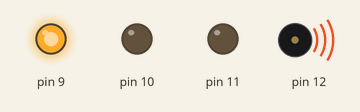
Simulated run of this sketch. Board: Arduino Uno, built with avr-gcc and run on an emulated ATmega328P. Parts: output pins drawn as LEDs (lit = HIGH), buzzer (waves = sounding). At 5.7 s the program stops and its outputs stay as they are.

Above: at 0.83 s.
At 3.27 s:
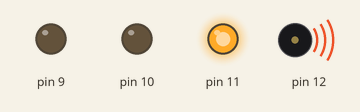
At 4.21 s:
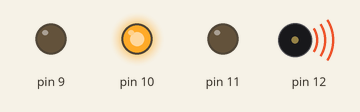
At 5.8 s:
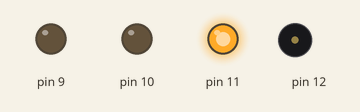
Timing chart, 0 to 7.2 s (numbered marks = the images above):
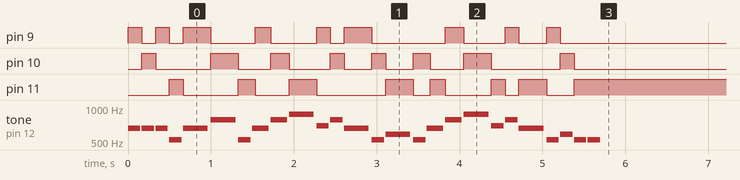

The sketch:

MarioCart_twinklyandbeepy.ino
```cpp
#include <HuemonelabKit.h>

Buzzer beep(12);
RGBLed twinkle(9,10,11);

void setup() {
  // put your setup code here, to run once:
  Serial.begin(9600);
}

void loop() {
  // put your main code here, to run repeatedly:
  double tempo[54] = {8,8,8,8,8,8, 4,4,4,4,4, 8,4,8,4,8/3, 4,4,8,4, 6,6,6,4,8,8, 8,4,8,4,8/3, 8,4,8,4,8/3, 4,4,8,4, 6,6,6,4,8,8, 8,4,8,8,8,8,8,8};
  char notes[54] = {'e','e','R','e','R','c','e', 'g','R','G','R', 'c','R','G','R','E', 'A','B','S','A', 'G','e','g','a','f','g', 'R','e','c','d','B', 'c','R','G','R','E', 'A','B','S','A', 'G','e','g','a','f','g', 'R','e','c','d','c','B','R','c'};

  for(int a=0; a<54; a++){
    if(notes[a]!='R'){
      if(a%3==0){
       twinkle.setColor(255,0,0);
      }else if((a%3)==1){
        twinkle.setColor(0,255,0);
      }else{
        twinkle.setColor(0,0,255);
      }
    }

    double t = 60000*4/180/tempo[a];
    beep.note(notes[a],t);
  }

  exit(0);
}
```

Buzzer.cpp
```cpp
// (licence header left out)
#ifndef HUEMONELAB_STEPPER_MOTOR_CPP
#define HUEMONELAB_STEPPER_MOTOR_CPP

#include "HuemonelabKit.h"

#define NOTE_B0  31
#define NOTE_C1  33
#define NOTE_CS1 35
#define NOTE_D1  37
#define NOTE_DS1 39
#define NOTE_E1  41
#define NOTE_F1  44
#define NOTE_FS1 46
#define NOTE_G1  49
#define NOTE_GS1 52
#define NOTE_A1  55
#define NOTE_AS1 58
#define NOTE_B1  62
#define NOTE_C2  65
#define NOTE_CS2 69
#define NOTE_D2  73
#define NOTE_DS2 78
#define NOTE_E2  82
#define NOTE_F2  87
#define NOTE_FS2 93
#define NOTE_G2  98
#define NOTE_GS2 104
#define NOTE_A2  110
#define NOTE_AS2 117
#define NOTE_B2  123
#define NOTE_C3  131
#define NOTE_CS3 139
#define NOTE_D3  147
#define NOTE_DS3 156
#define NOTE_E3  165
#define NOTE_F3  175
#define NOTE_FS3 185
#define NOTE_G3  196
#define NOTE_GS3 208
#define NOTE_A3  220
#define NOTE_AS3 233
#define NOTE_B3  247
#define NOTE_C4  262
#define NOTE_CS4 277
#define NOTE_D4  294
#define NOTE_DS4 311
#define NOTE_E4  330
#define NOTE_F4  349
#define NOTE_FS4 370
#define NOTE_G4  392
#define NOTE_GS4 415
#define NOTE_A4  440
#define NOTE_AS4 466
#define NOTE_B4  494
#define NOTE_C5  523
#define NOTE_CS5 554
#define NOTE_D5  587
#define NOTE_DS5 622
#define NOTE_E5  659
#define NOTE_F5  698
#define NOTE_FS5 740
#define NOTE_G5  784
#define NOTE_GS5 831
#define NOTE_A5  880
#define NOTE_AS5 932
#define NOTE_B5  988
#define NOTE_C6  1047
#define NOTE_CS6 1109
#define NOTE_D6  1175
#define NOTE_DS6 1245
#define NOTE_E6  1319
#define NOTE_F6  1397
#define NOTE_FS6 1480
#define NOTE_G6  1568
#define NOTE_GS6 1661
#define NOTE_A6  1760
#define NOTE_AS6 1865
#define NOTE_B6  1976
#define NOTE_C7  2093
#define NOTE_CS7 2217
#define NOTE_D7  2349
#define NOTE_DS7 2489
#define NOTE_E7  2637
#define NOTE_F7  2794
#define NOTE_FS7 2960
#define NOTE_G7  3136
#define NOTE_GS7 3322
#define NOTE_A7  3520
#define NOTE_AS7 3729
#define NOTE_B7  3951
#define NOTE_C8  4186
#define NOTE_CS8 4435
#define NOTE_D8  4699
#define NOTE_DS8 4978
#define REST      0

#define SONGS 5

int melody[SONGS][100] = {
  {
    NOTE_E5,3, NOTE_D5,8, NOTE_C5,4, NOTE_D5,4, NOTE_E5,4, NOTE_E5,4, NOTE_E5,2,
    NOTE_D5,4, NOTE_D5,4, NOTE_D5,2, NOTE_E5,4, NOTE_G5,4, NOTE_G5,2,
    NOTE_E5,3, NOTE_D5,8, NOTE_C5,4, NOTE_D5,4, NOTE_E5,4, NOTE_E5,4, NOTE_E5,2,
    NOTE_D5,4, NOTE_D5,4, NOTE_E5,4, NOTE_D5,4, NOTE_C5,1
  },
  {
    // We Wish You a Merry Christmas
    // Score available at https://musescore.com/user/6208766/scores/1497501

    NOTE_C5,4, //1
    NOTE_F5,4, NOTE_F5,8, NOTE_G5,8, NOTE_F5,8, NOTE_E5,8,
    NOTE_D5,4, NOTE_D5,4, NOTE_D5,4,
    NOTE_G5,4, NOTE_G5,8, NOTE_A5,8, NOTE_G5,8, NOTE_F5,8,
    NOTE_E5,4, NOTE_C5,4, NOTE_C5,4,
    NOTE_A5,4, NOTE_A5,8, NOTE_AS5,8, NOTE_A5,8, NOTE_G5,8,
    NOTE_F5,4, NOTE_D5,4, NOTE_C5,8, NOTE_C5,8,
    NOTE_D5,4, NOTE_G5,4, NOTE_E5,4,

    NOTE_F5,2
  },
  {
    // Fur Elise - Ludwig van Beethovem
    NOTE_E5, 8, NOTE_DS5, 8, //1
    NOTE_E5, 8, NOTE_DS5, 8, NOTE_E5, 8, NOTE_B4, 8, NOTE_D5, 8, NOTE_C5, 8,
    NOTE_A4, -4, NOTE_C4, 8, NOTE_E4, 8, NOTE_A4, 8,
    NOTE_B4, -4, NOTE_E4, 8, NOTE_GS4, 8, NOTE_B4, 8,
    NOTE_C5, 4,  REST, 8, NOTE_E4, 8, NOTE_E5, 8,  NOTE_DS5, 8,

    NOTE_E5, 8, NOTE_DS5, 8, NOTE_E5, 8, NOTE_B4, 8, NOTE_D5, 8, NOTE_C5, 8,//6
    NOTE_A4, -4, NOTE_C4, 8, NOTE_E4, 8, NOTE_A4, 8,
    NOTE_B4, -4, NOTE_E4, 8, NOTE_C5, 8, NOTE_B4, 8,
    NOTE_A4 , 2, REST, 4, //9 - 1st ending
  },
  {
    // Super Mario Bros theme
    NOTE_E5,8, NOTE_E5,8, REST,8, NOTE_E5,8, REST,8, NOTE_C5,8, NOTE_E5,8, //1
    NOTE_G5,4, REST,4, NOTE_G4,8, REST,4,
    NOTE_C5,-4, NOTE_G4,8, REST,4, NOTE_E4,-4, // 3
    NOTE_A4,4, NOTE_B4,4, NOTE_AS4,8, NOTE_A4,4,
    NOTE_G4,-8, NOTE_E5,-8, NOTE_G5,-8, NOTE_A5,4, NOTE_F5,8, NOTE_G5,8,
    REST,8, NOTE_E5,4,NOTE_C5,8, NOTE_D5,8, NOTE_B4,-4,
    NOTE_C5,-4, NOTE_G4,8, REST,4, NOTE_E4,-4, // repeats from 3
    NOTE_A4,4, NOTE_B4,4, NOTE_AS4,8, NOTE_A4,4,
    NOTE_G4,-8, NOTE_E5,-8, NOTE_G5,-8, NOTE_A5,4, NOTE_F5,8, NOTE_G5,8,
    REST,8, NOTE_E5,4,NOTE_C5,8, NOTE_D5,8, NOTE_B4,-4,
  },
  {
    // Dart Vader theme (Imperial March) - Star wars
    // Score available at https://musescore.com/user/202909/scores/1141521
    // The tenor saxophone part was used
    NOTE_AS4,8, NOTE_AS4,8, NOTE_AS4,8,//1
    NOTE_F5,2, NOTE_C6,2,
    NOTE_AS5,8, NOTE_A5,8, NOTE_G5,8, NOTE_F6,2, NOTE_C6,4,
    NOTE_AS5,8, NOTE_A5,8, NOTE_G5,8, NOTE_F6,2, NOTE_C6,4,
    NOTE_AS5,8, NOTE_A5,8, NOTE_AS5,8, NOTE_G5,2, REST, 2
  },
};


Buzzer::Buzzer(uint8_t pin)
{
  _pin = pin;
  pinMode(_pin, OUTPUT);
};

void Buzzer::note(char key, unsigned long duration = 1000)
{
  int note = REST;

  switch (key)
  {
    case 'c':
      note = NOTE_C5;
      break;
    case 'd':
      note = NOTE_D5;
      break;
    case 'e':
      note = NOTE_E5;
      break;
    case 'f':
      note = NOTE_F5;
      break;
    case 'g':
      note = NOTE_G5;
      break;
    case 'a':
      note = NOTE_A5;
      break;
    case 'b':
      note = NOTE_B5;
      break;
    case 'C':
      note = NOTE_C6;
      break;
    case 'G':
      note = NOTE_G4;
      break;
    case 'E':
      note = NOTE_E4;
      break;
    case 'S':
      note = NOTE_AS4;
      break;
    case 'A':
      note = NOTE_A4;
      break;
    case 'B':
      note = NOTE_B4;
      break;
    case 'R':
      note = REST;
      break;
  }

  if ( note != -1 ) {
    tone(_pin, note, duration*0.9);
    delay(duration);
    noTone(_pin);
  }
};

void Buzzer::play(int number = 1, int tempo = 180)
{
  int n = number - 1;
  if ( n >= SONGS || n < 0 ) {
    return;
  }
  DEBUG_PRINTLN("PLAY")

  int notes = sizeof(melody[n]) / sizeof(melody[n][0]) / 2;

  int wholenote = (60000 * 4) / tempo;
  int divider = 0, noteDuration = 0;

  for(int thisNote = 0; thisNote < notes * 2; thisNote = thisNote + 2){
    divider = melody[n][thisNote + 1];
    if (divider > 0) {
      // regular note, just proceed
      noteDuration = (wholenote) / divider;
    } else if (divider < 0) {
      // dotted notes are represented with negative durations!!
      noteDuration = (wholenote) / abs(divider);
      noteDuration *= 1.5; // increases the duration in half for dotted notes
    } else {
      return ;
    }

    tone(_pin, melody[n][thisNote], noteDuration * 0.9);
    delay(noteDuration);
    noTone(_pin);
  }
};

void Buzzer::stop()
{
  noTone(_pin);
};

#endif
```

Buzzer.cpp
```cpp
// (licence header left out)
#ifndef HUEMONELAB_STEPPER_MOTOR_CPP
#define HUEMONELAB_STEPPER_MOTOR_CPP

#include "HuemonelabKit.h"

#define NOTE_B0  31
#define NOTE_C1  33
#define NOTE_CS1 35
#define NOTE_D1  37
#define NOTE_DS1 39
#define NOTE_E1  41
#define NOTE_F1  44
#define NOTE_FS1 46
#define NOTE_G1  49
#define NOTE_GS1 52
#define NOTE_A1  55
#define NOTE_AS1 58
#define NOTE_B1  62
#define NOTE_C2  65
#define NOTE_CS2 69
#define NOTE_D2  73
#define NOTE_DS2 78
#define NOTE_E2  82
#define NOTE_F2  87
#define NOTE_FS2 93
#define NOTE_G2  98
#define NOTE_GS2 104
#define NOTE_A2  110
#define NOTE_AS2 117
#define NOTE_B2  123
#define NOTE_C3  131
#define NOTE_CS3 139
#define NOTE_D3  147
#define NOTE_DS3 156
#define NOTE_E3  165
#define NOTE_F3  175
#define NOTE_FS3 185
#define NOTE_G3  196
#define NOTE_GS3 208
#define NOTE_A3  220
#define NOTE_AS3 233
#define NOTE_B3  247
#define NOTE_C4  262
#define NOTE_CS4 277
#define NOTE_D4  294
#define NOTE_DS4 311
#define NOTE_E4  330
#define NOTE_F4  349
#define NOTE_FS4 370
#define NOTE_G4  392
#define NOTE_GS4 415
#define NOTE_A4  440
#define NOTE_AS4 466
#define NOTE_B4  494
#define NOTE_C5  523
#define NOTE_CS5 554
#define NOTE_D5  587
#define NOTE_DS5 622
#define NOTE_E5  659
#define NOTE_F5  698
#define NOTE_FS5 740
#define NOTE_G5  784
#define NOTE_GS5 831
#define NOTE_A5  880
#define NOTE_AS5 932
#define NOTE_B5  988
#define NOTE_C6  1047
#define NOTE_CS6 1109
#define NOTE_D6  1175
#define NOTE_DS6 1245
#define NOTE_E6  1319
#define NOTE_F6  1397
#define NOTE_FS6 1480
#define NOTE_G6  1568
#define NOTE_GS6 1661
#define NOTE_A6  1760
#define NOTE_AS6 1865
#define NOTE_B6  1976
#define NOTE_C7  2093
#define NOTE_CS7 2217
#define NOTE_D7  2349
#define NOTE_DS7 2489
#define NOTE_E7  2637
#define NOTE_F7  2794
#define NOTE_FS7 2960
#define NOTE_G7  3136
#define NOTE_GS7 3322
#define NOTE_A7  3520
#define NOTE_AS7 3729
#define NOTE_B7  3951
#define NOTE_C8  4186
#define NOTE_CS8 4435
#define NOTE_D8  4699
#define NOTE_DS8 4978
#define REST      0

#define SONGS 5

int melody[SONGS][100] = {
  {
    NOTE_E5,3, NOTE_D5,8, NOTE_C5,4, NOTE_D5,4, NOTE_E5,4, NOTE_E5,4, NOTE_E5,2,
    NOTE_D5,4, NOTE_D5,4, NOTE_D5,2, NOTE_E5,4, NOTE_G5,4, NOTE_G5,2,
    NOTE_E5,3, NOTE_D5,8, NOTE_C5,4, NOTE_D5,4, NOTE_E5,4, NOTE_E5,4, NOTE_E5,2,
    NOTE_D5,4, NOTE_D5,4, NOTE_E5,4, NOTE_D5,4, NOTE_C5,1
  },
  {
    // We Wish You a Merry Christmas
    // Score available at https://musescore.com/user/6208766/scores/1497501

    NOTE_C5,4, //1
    NOTE_F5,4, NOTE_F5,8, NOTE_G5,8, NOTE_F5,8, NOTE_E5,8,
    NOTE_D5,4, NOTE_D5,4, NOTE_D5,4,
    NOTE_G5,4, NOTE_G5,8, NOTE_A5,8, NOTE_G5,8, NOTE_F5,8,
    NOTE_E5,4, NOTE_C5,4, NOTE_C5,4,
    NOTE_A5,4, NOTE_A5,8, NOTE_AS5,8, NOTE_A5,8, NOTE_G5,8,
    NOTE_F5,4, NOTE_D5,4, NOTE_C5,8, NOTE_C5,8,
    NOTE_D5,4, NOTE_G5,4, NOTE_E5,4,

    NOTE_F5,2
  },
  {
    // Fur Elise - Ludwig van Beethovem
    NOTE_E5, 8, NOTE_DS5, 8, //1
    NOTE_E5, 8, NOTE_DS5, 8, NOTE_E5, 8, NOTE_B4, 8, NOTE_D5, 8, NOTE_C5, 8,
    NOTE_A4, -4, NOTE_C4, 8, NOTE_E4, 8, NOTE_A4, 8,
    NOTE_B4, -4, NOTE_E4, 8, NOTE_GS4, 8, NOTE_B4, 8,
    NOTE_C5, 4,  REST, 8, NOTE_E4, 8, NOTE_E5, 8,  NOTE_DS5, 8,

    NOTE_E5, 8, NOTE_DS5, 8, NOTE_E5, 8, NOTE_B4, 8, NOTE_D5, 8, NOTE_C5, 8,//6
    NOTE_A4, -4, NOTE_C4, 8, NOTE_E4, 8, NOTE_A4, 8,
    NOTE_B4, -4, NOTE_E4, 8, NOTE_C5, 8, NOTE_B4, 8,
    NOTE_A4 , 2, REST, 4, //9 - 1st ending
  },
  {
    // Super Mario Bros theme
    NOTE_E5,8, NOTE_E5,8, REST,8, NOTE_E5,8, REST,8, NOTE_C5,8, NOTE_E5,8, //1
    NOTE_G5,4, REST,4, NOTE_G4,8, REST,4,
    NOTE_C5,-4, NOTE_G4,8, REST,4, NOTE_E4,-4, // 3
    NOTE_A4,4, NOTE_B4,4, NOTE_AS4,8, NOTE_A4,4,
    NOTE_G4,-8, NOTE_E5,-8, NOTE_G5,-8, NOTE_A5,4, NOTE_F5,8, NOTE_G5,8,
    REST,8, NOTE_E5,4,NOTE_C5,8, NOTE_D5,8, NOTE_B4,-4,
    NOTE_C5,-4, NOTE_G4,8, REST,4, NOTE_E4,-4, // repeats from 3
    NOTE_A4,4, NOTE_B4,4, NOTE_AS4,8, NOTE_A4,4,
    NOTE_G4,-8, NOTE_E5,-8, NOTE_G5,-8, NOTE_A5,4, NOTE_F5,8, NOTE_G5,8,
    REST,8, NOTE_E5,4,NOTE_C5,8, NOTE_D5,8, NOTE_B4,-4,
  },
  {
    // Dart Vader theme (Imperial March) - Star wars
    // Score available at https://musescore.com/user/202909/scores/1141521
    // The tenor saxophone part was used
    NOTE_AS4,8, NOTE_AS4,8, NOTE_AS4,8,//1
    NOTE_F5,2, NOTE_C6,2,
    NOTE_AS5,8, NOTE_A5,8, NOTE_G5,8, NOTE_F6,2, NOTE_C6,4,
    NOTE_AS5,8, NOTE_A5,8, NOTE_G5,8, NOTE_F6,2, NOTE_C6,4,
    NOTE_AS5,8, NOTE_A5,8, NOTE_AS5,8, NOTE_G5,2, REST, 2
  },
};


Buzzer::Buzzer(uint8_t pin)
{
  _pin = pin;
  pinMode(_pin, OUTPUT);
};

void Buzzer::note(char key, unsigned long duration = 1000)
{
  int note = REST;

  switch (key)
  {
    case 'c':
      note = NOTE_C5;
      break;
    case 'd':
      note = NOTE_D5;
      break;
    case 'e':
      note = NOTE_E5;
      break;
    case 'f':
      note = NOTE_F5;
      break;
    case 'g':
      note = NOTE_G5;
      break;
    case 'a':
      note = NOTE_A5;
      break;
    case 'b':
      note = NOTE_B5;
      break;
    case 'C':
      note = NOTE_C6;
      break;
  }

  if ( note != 0 ) {
    tone(_pin, note, duration*0.9);
    delay(duration);
    noTone(_pin);
  }
};

void Buzzer::play(int number = 1, int tempo = 180)
{
  int n = number - 1;
  if ( n >= SONGS || n < 0 ) {
    return;
  }
  DEBUG_PRINTLN("PLAY")

  int notes = sizeof(melody[n]) / sizeof(melody[n][0]) / 2;

  int wholenote = (60000 * 4) / tempo;
  int divider = 0, noteDuration = 0;

  for(int thisNote = 0; thisNote < notes * 2; thisNote = thisNote + 2){
    divider = melody[n][thisNote + 1];
    if (divider > 0) {
      // regular note, just proceed
      noteDuration = (wholenote) / divider;
    } else if (divider < 0) {
      // dotted notes are represented with negative durations!!
      noteDuration = (wholenote) / abs(divider);
      noteDuration *= 1.5; // increases the duration in half for dotted notes
    } else {
      return ;
    }

    tone(_pin, melody[n][thisNote], noteDuration * 0.9);
    delay(noteDuration);
    noTone(_pin);
  }
};

void Buzzer::stop()
{
  noTone(_pin);
};

#endif
```

RGBLed.cpp
```cpp
// (licence header left out)
#ifndef HUEMONELAB_RGBLED_CPP
#define HUEMONELAB_RGBLED_CPP

#include "HuemonelabKit.h"

/*
 * RGB LED 세팅
 * - pinMode 설정
 */
RGBLed::RGBLed(uint8_t redPin, uint8_t greenPin, uint8_t bluePin)
{
  pinMode(redPin, OUTPUT);
  pinMode(greenPin, OUTPUT);
  pinMode(bluePin, OUTPUT);

  _redPin = redPin;
  _greenPin = greenPin;
  _bluePin = bluePin;
}

/*
 * RGB LED 색상
 * - r, g, b 각각 최소 0 ~ 최대 255까지 설정 가능
 */
void RGBLed::setColor(int r, int g, int b)
{
  if ((r < 0 || r > 255) || (g < 0 || g > 255) || (b < 0 || b > 255))
    DEBUG_PRINTLN("RGB LED의 색은 0~255 사이로 지정해주세요."); // r, g, b 값이 0~255 사이 값이 아니라면 오류메세지 출력

  analogWrite(_redPin, r);
  analogWrite(_greenPin, g);
  analogWrite(_bluePin, b);
}

#endif
```

Measured:
- by itself, pin 9: LOW → HIGH at 0.00 s, → LOW 0.17 s later, → HIGH 0.17 s later, → LOW 0.17 s later, … (18 changes in this stretch)
- by itself, pin 10: LOW → HIGH at 0.17 s, → LOW 0.17 s later, → HIGH 0.67 s later, → LOW 0.33 s later, … (16 changes in this stretch)
- by itself, pin 11: LOW → HIGH at 0.50 s, → LOW 0.17 s later, → HIGH 0.67 s later, → LOW 0.21 s later, … (15 changes in this stretch)
- by itself, tone on pin 12: plays 659 Hz for 0.15 s, 659 Hz for 0.15 s, 659 Hz for 0.15 s, 523 Hz for 0.15 s, 659 Hz for 0.30 s, 784 Hz for 0.30 s … (26 notes in this stretch)
